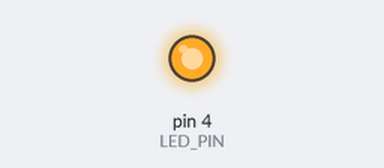
A sketch run on a simulated Arduino Uno, built with avr-gcc and run on an emulated ATmega328P. Shown: output pins drawn as LEDs (lit = HIGH).

Above: at 1.2 s.
At 9.0 s:
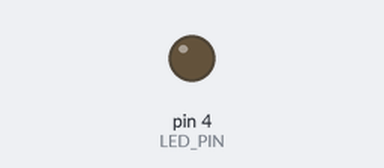
Timing chart, 0 to 9.4 s (numbered marks = the images above):
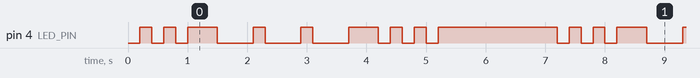

Measured:
- by itself, pin 4 (LED_PIN): repeats every 7.2 s: LOW 0.20 s, HIGH 0.20 s, LOW 0.20 s, HIGH 0.50 s, 2 × (LOW 0.60 s, HIGH 0.20 s), LOW 0.60 s, HIGH 0.50 s, 2 × (LOW 0.20 s, HIGH 0.20 s), LOW 0.20 s, HIGH 2.0 s, LOW 0.20 s, HIGH 0.20 s
- by itself, everything shown: repeats every 7.2 s, in 18 steps

The sketch:

ex03.ino
```cpp
const int LED_PIN = 4;

// 时间参数 (毫秒)
const unsigned long SHORT = 200;
const unsigned long LONG = 600;
const unsigned long INTERVAL = 200;
const unsigned long LETTER = 500;
const unsigned long END = 2000;

unsigned long lastTime = 0;
int step = 0;
bool ledStatus = false;

void setup() {
  pinMode(LED_PIN, OUTPUT);
}

void loop() {
  unsigned long now = millis();
  handleSOS(now);
  digitalWrite(LED_PIN, ledStatus);
}

void handleSOS(unsigned long now) {
  if (now - lastTime < getDelay(step)) return;

  ledStatus = !ledStatus;
  lastTime = now;
  step++;

  if (step > 17) step = 0; // 循环播放
}

unsigned long getDelay(int s) {
  switch(s) {
    case 0: return SHORT;   // 短亮
    case 1: return INTERVAL;// 灭
    case 2: return SHORT;
    case 3: return INTERVAL;
    case 4: return SHORT;
    case 5: return LETTER;  // S结束

    case 6: return LONG;    // 长亮
    case 7: return INTERVAL;
    case 8: return LONG;
    case 9: return INTERVAL;
    case 10: return LONG;
    case 11: return LETTER; // O结束

    case 12: return SHORT;  // 短亮
    case 13: return INTERVAL;
    case 14: return SHORT;
    case 15: return INTERVAL;
    case 16: return SHORT;
    case 17: return END;    // 一轮结束
    default: return 100;
  }
}
```
